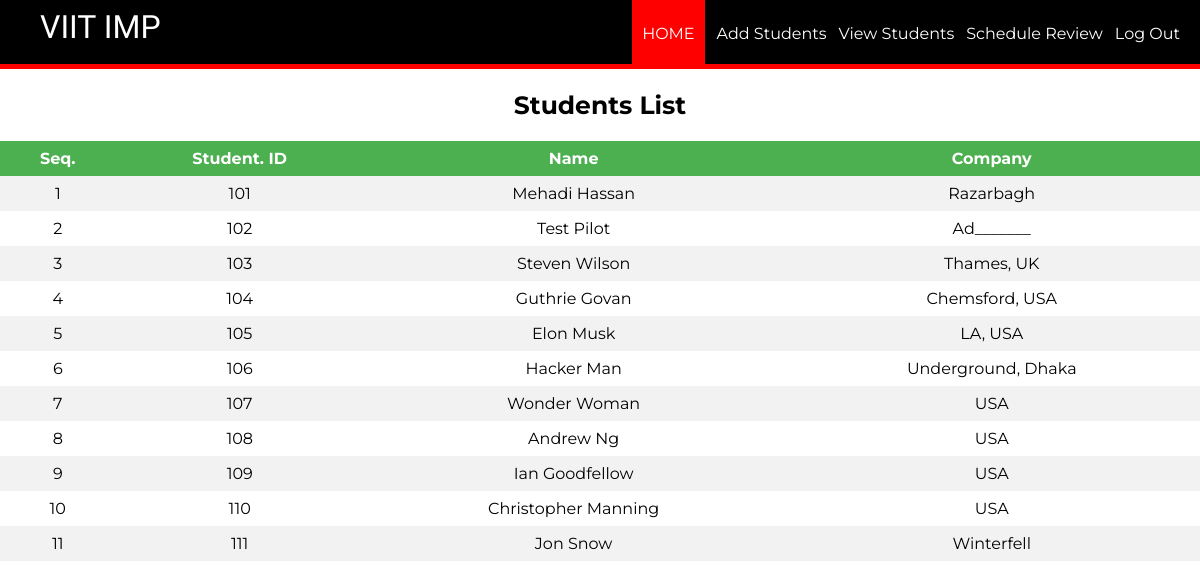
The page /aloginwel.php on the database as committed earlier.
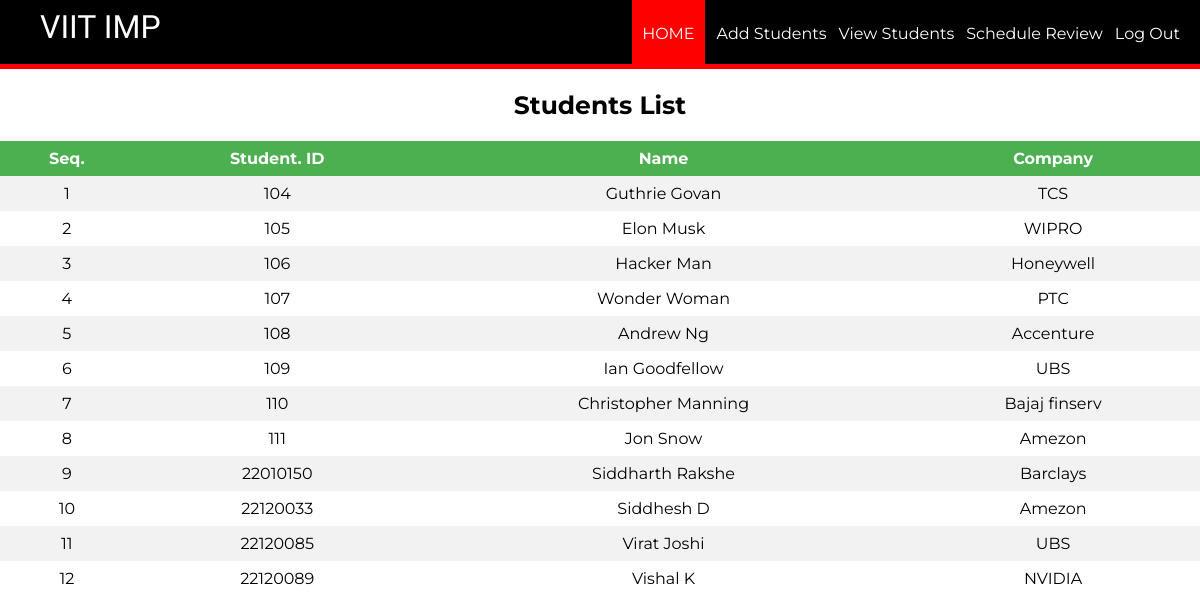
The same page on the database as committed later.
### tables this page shows
CREATE TABLE `employee` (
  `id` int(11) NOT NULL,
  `pid` int(11) NOT NULL,
  `firstName` varchar(100) NOT NULL,
  `lastName` varchar(100) NOT NULL,
  `email` varchar(100) NOT NULL,
  `password` text NOT NULL,
  `birthday` date DEFAULT NULL,
  `gender` varchar(10) NOT NULL,
  `contact` varchar(20) NOT NULL,
  `nid` int(20) DEFAULT NULL,
  `address` varchar(100) DEFAULT NULL,
  `dept` varchar(100) NOT NULL,
  `degree` varchar(100) DEFAULT NULL,
  `pic` text NOT NULL
);

### aloginwel.php (the view, shortened to what this page needs)
<?php
require_once ('process/dbh.php');
$sql = "SELECT id, firstName, lastName, address FROM employee";
$result = mysqli_query($conn, $sql);
?>
<html>
<head>
	<link rel="stylesheet" type="text/css" href="styleemplogin.css">
</head>
<body>
	<header>
		<nav>
			<h1>VIIT IMP</h1>
			<ul id="navli">
				<li><a class="homered" href="aloginwel.php">HOME</a></li>
				<li><a class="homeblack" href="addemp.php">Add Students</a></li>
				<li><a class="homeblack" href="viewemp.php">View Students</a></li>
				<li><a class="homeblack" href="assign.php">Schedule Review</a></li>
				<li><a class="homeblack" href="alogin.html">Log Out</a></li>
			</ul>
		</nav>
	</header>
	<div class="divider"></div>
	<div id="divimg">
		<h2 style="font-family: 'Montserrat', sans-serif; font-size: 25px; text-align: center;">Students List</h2>
    	<table>
			<tr bgcolor="#000">
				<th align = "center">Seq.</th>
				<th align = "center">Student. ID</th>
				<th align = "center">Name</th>
				<th align = "center">Company</th>
			</tr>
			<?php
				$seq = 1;
				while ($employee = mysqli_fetch_assoc($result)) {
					echo "<tr>";
					echo "<td>".$seq."</td>";
					echo "<td>".$employee['id']."</td>";
					echo "<td>".$employee['firstName']." ".$employee['lastName']."</td>";
					echo "<td>".$employee['address']."</td>";
					$seq+=1;
				}
			?>
		</table>
	</div>
</body>
</html>

Rows that differ between the two databases and show on the page:
removed employee: id "101", firstName "Mehadi", lastName "Hassan", address "Razarbagh"
removed employee: id "102", firstName "Test", lastName "Pilot", address "Ad_______"
removed employee: id "103", firstName "Steven", lastName "Wilson", address "Thames, UK"
changed employee "Guthrie": address "Chemsford, USA" → "TCS"
changed employee "Elon": address "LA, USA" → "WIPRO"
changed employee "Hacker": address "Underground, Dhaka" → "Honeywell"
changed employee "Wonder": address "USA" → "PTC"
changed employee "Andrew": address "USA" → "Accenture"
changed employee "Ian": address "USA" → "UBS"
changed employee "Christopher": address "USA" → "Bajaj finserv"
changed employee "Jon": address "Winterfell" → "Amezon"
added employee: id "22010150", firstName "Siddharth", lastName "Rakshe", address "Barclays"
added employee: id "22120033", firstName "Siddhesh", lastName "D", address "Amezon"
added employee: id "22120085", firstName "Virat", lastName "Joshi", address "UBS"
added employee: id "22120089", firstName "Vishal", lastName "K", address "NVIDIA"
